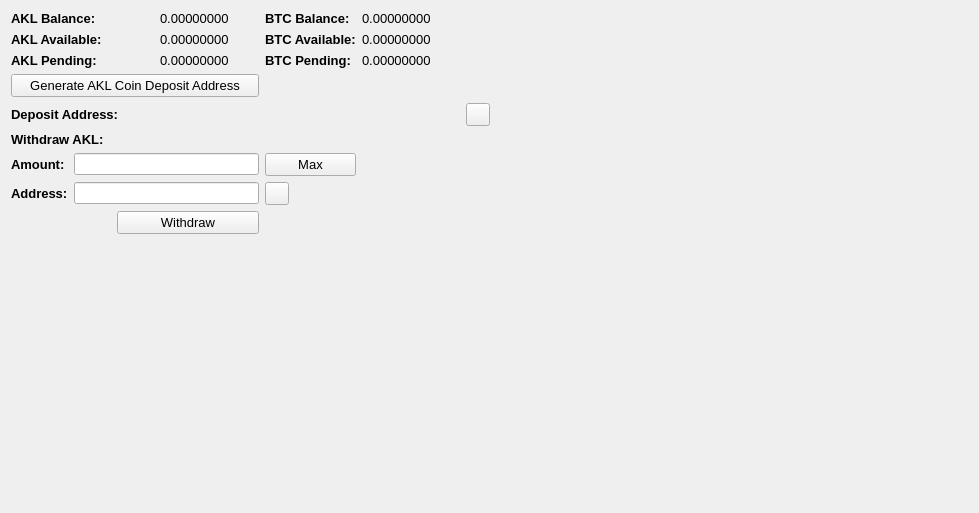
     <widget class="QWidget" name="BalanceTab">
      <attribute name="title">
       <string>Balance</string>
      </attribute>
      <layout class="QGridLayout" name="gridLayout_2">
       <item row="0" column="0" colspan="2">
        <widget class="QLabel" name="label_11">
         <property name="font">
          <font>
           <pointsize>10</pointsize>
           <weight>75</weight>
           <bold>true</bold>
          </font>
         </property>
         <property name="text">
          <string>AKL Balance:</string>
         </property>
        </widget>
       </item>
       <item row="0" column="3">
        <widget class="QLabel" name="DVYBalanceLabel">
         <property name="font">
          <font>
           <pointsize>10</pointsize>
          </font>
         </property>
         <property name="text">
          <string>0.00000000</string>
         </property>
         <property name="textInteractionFlags">
          <set>Qt::LinksAccessibleByMouse|Qt::TextSelectableByMouse</set>
         </property>
        </widget>
       </item>
       <item row="0" column="4">
        <widget class="QLabel" name="label_12">
         <property name="font">
          <font>
           <pointsize>10</pointsize>
           <weight>75</weight>
           <bold>true</bold>
          </font>
         </property>
         <property name="text">
          <string>BTC Balance:</string>
         </property>
        </widget>
       </item>
       <item row="0" column="5">
        <widget class="QLabel" name="BitcoinBalanceLabel">
         <property name="font">
          <font>
           <pointsize>10</pointsize>
          </font>
         </property>
         <property name="text">
          <string>0.00000000</string>
         </property>
         <property name="textInteractionFlags">
          <set>Qt::LinksAccessibleByMouse|Qt::TextSelectableByMouse</set>
         </property>
        </widget>
       </item>
       <item row="0" column="7" rowspan="10">
        <spacer name="horizontalSpacer_4">
         <property name="orientation">
          <enum>Qt::Horizontal</enum>
         </property>
         <property name="sizeHint" stdset="0">
          <size>
           <width>478</width>
           <height>488</height>
          </size>
         </property>
        </spacer>
       </item>
       <item row="1" column="0" colspan="2">
        <widget class="QLabel" name="label_13">
         <property name="font">
          <font>
           <pointsize>10</pointsize>
           <weight>75</weight>
           <bold>true</bold>
          </font>
         </property>
         <property name="text">
          <string>AKL Available:</string>
         </property>
        </widget>
       </item>
       <item row="1" column="3">
        <widget class="QLabel" name="DVYAvailableLabel_2">
         <property name="font">
          <font>
           <pointsize>10</pointsize>
          </font>
         </property>
         <property name="text">
          <string>0.00000000</string>
         </property>
         <property name="textInteractionFlags">
          <set>Qt::LinksAccessibleByMouse|Qt::TextSelectableByMouse</set>
         </property>
        </widget>
       </item>
       <item row="1" column="4">
        <widget class="QLabel" name="label_15">
         <property name="font">
          <font>
           <pointsize>10</pointsize>
           <weight>75</weight>
           <bold>true</bold>
          </font>
         </property>
         <property name="text">
          <string>BTC Available:</string>
         </property>
        </widget>
       </item>
       <item row="1" column="5">
        <widget class="QLabel" name="BitcoinAvailableLabel">
         <property name="font">
          <font>
           <pointsize>10</pointsize>
          </font>
         </property>
         <property name="text">
          <string>0.00000000</string>
         </property>
         <property name="textInteractionFlags">
          <set>Qt::LinksAccessibleByMouse|Qt::TextSelectableByMouse</set>
         </property>
        </widget>
       </item>
       <item row="2" column="0" colspan="2">
        <widget class="QLabel" name="label_14">
         <property name="font">
          <font>
           <pointsize>10</pointsize>
           <weight>75</weight>
           <bold>true</bold>
          </font>
         </property>
         <property name="text">
          <string>AKL Pending:</string>
         </property>
        </widget>
       </item>
       <item row="2" column="3">
        <widget class="QLabel" name="DVYPendingLabel">
         <property name="font">
          <font>
           <pointsize>10</pointsize>
          </font>
         </property>
         <property name="text">
          <string>0.00000000</string>
         </property>
         <property name="textInteractionFlags">
          <set>Qt::LinksAccessibleByMouse|Qt::TextSelectableByMouse</set>
         </property>
        </widget>
       </item>
       <item row="2" column="4">
        <widget class="QLabel" name="label_31">
         <property name="font">
          <font>
           <pointsize>10</pointsize>
           <weight>75</weight>
           <bold>true</bold>
          </font>
         </property>
         <property name="text">
          <string>BTC Pending:</string>
         </property>
        </widget>
       </item>
       <item row="2" column="5">
        <widget class="QLabel" name="BitcoinPendingLabel">
         <property name="font">
          <font>
           <pointsize>10</pointsize>
          </font>
         </property>
         <property name="text">
          <string>0.00000000</string>
         </property>
         <property name="textInteractionFlags">
          <set>Qt::LinksAccessibleByMouse|Qt::TextSelectableByMouse</set>
         </property>
        </widget>
       </item>
       <item row="3" column="0" colspan="4">
        <widget class="QPushButton" name="GenDepositBTN">
         <property name="font">
          <font>
           <pointsize>10</pointsize>
          </font>
         </property>
         <property name="text">
          <string>Generate AKL Coin Deposit Address</string>
         </property>
        </widget>
       </item>
       <item row="4" column="0" colspan="3">
        <widget class="QLabel" name="label_33">
         <property name="font">
          <font>
           <pointsize>10</pointsize>
           <weight>75</weight>
           <bold>true</bold>
          </font>
         </property>
         <property name="text">
          <string>Deposit Address:</string>
         </property>
        </widget>
       </item>
       <item row="4" column="3" colspan="3">
        <widget class="QLabel" name="DepositAddressLabel">
         <property name="minimumSize">
          <size>
           <width>300</width>
           <height>0</height>
          </size>
         </property>
         <property name="palette">
          <palette>
           <active>
            <colorrole role="WindowText">
             <brush brushstyle="SolidPattern">
              <color alpha="255">
               <red>0</red>
               <green>0</green>
               <blue>0</blue>
              </color>
             </brush>
            </colorrole>
            <colorrole role="Text">
             <brush brushstyle="SolidPattern">
              <color alpha="255">
               <red>0</red>
               <green>0</green>
               <blue>255</blue>
              </color>
             </brush>
            </colorrole>
           </active>
           <inactive>
            <colorrole role="WindowText">
             <brush brushstyle="SolidPattern">
              <color alpha="255">
               <red>0</red>
               <green>0</green>
               <blue>0</blue>
              </color>
             </brush>
            </colorrole>
            <colorrole role="Text">
             <brush brushstyle="SolidPattern">
              <color alpha="255">
               <red>0</red>
               <green>0</green>
               <blue>255</blue>
              </color>
             </brush>
            </colorrole>
           </inactive>
           <disabled>
            <colorrole role="WindowText">
             <brush brushstyle="SolidPattern">
              <color alpha="255">
               <red>120</red>
               <green>120</green>
               <blue>120</blue>
              </color>
             </brush>
            </colorrole>
            <colorrole role="Text">
             <brush brushstyle="SolidPattern">
              <color alpha="255">
               <red>120</red>
               <green>120</green>
               <blue>120</blue>
              </color>
             </brush>
            </colorrole>
           </disabled>
          </palette>
         </property>
         <property name="font">
          <font>
           <pointsize>10</pointsize>
           <weight>75</weight>
           <bold>true</bold>
          </font>
         </property>
         <property name="text">
          <string/>
         </property>
         <property name="alignment">
          <set>Qt::AlignRight|Qt::AlignTrailing|Qt::AlignVCenter</set>
         </property>
         <property name="textInteractionFlags">
          <set>Qt::LinksAccessibleByMouse|Qt::TextSelectableByKeyboard|Qt::TextSelectableByMouse</set>
         </property>
        </widget>
       </item>
       <item row="4" column="6">
        <widget class="QToolButton" name="DepositCopyButton">
         <property name="toolTip">
          <string>Copy to clipboard</string>
         </property>
         <property name="text">
          <string/>
         </property>
         <property name="icon">
          <iconset resource="../bitcoin.qrc">
           <normaloff>:/icons/editcopy</normaloff>:/icons/editcopy</iconset>
         </property>
         <property name="shortcut">
          <string>Alt+P</string>
         </property>
        </widget>
       </item>
       <item row="5" column="0" colspan="2">
        <widget class="QLabel" name="label_34">
         <property name="font">
          <font>
           <pointsize>10</pointsize>
           <weight>75</weight>
           <bold>true</bold>
          </font>
         </property>
         <property name="text">
          <string>Withdraw AKL:</string>
         </property>
        </widget>
       </item>
       <item row="6" column="0">
        <widget class="QLabel" name="label_26">
         <property name="font">
          <font>
           <pointsize>10</pointsize>
           <weight>75</weight>
           <bold>true</bold>
          </font>
         </property>
         <property name="text">
          <string>Amount:</string>
         </property>
        </widget>
       </item>
       <item row="6" column="1" colspan="3">
        <widget class="QLineEdit" name="WithdrawUnitsInput">
         <property name="font">
          <font>
           <pointsize>9</pointsize>
           <weight>75</weight>
           <bold>true</bold>
          </font>
         </property>
         <property name="text">
          <string/>
         </property>
        </widget>
       </item>
       <item row="6" column="4">
        <widget class="QPushButton" name="Withdraw_Max_Amount">
         <property name="font">
          <font>
           <pointsize>10</pointsize>
          </font>
         </property>
         <property name="text">
          <string>Max</string>
         </property>
        </widget>
       </item>
       <item row="7" column="0">
        <widget class="QLabel" name="label_10">
         <property name="font">
          <font>
           <pointsize>10</pointsize>
           <weight>75</weight>
           <bold>true</bold>
          </font>
         </property>
         <property name="text">
          <string>Address:</string>
         </property>
        </widget>
       </item>
       <item row="7" column="1" colspan="3">
        <widget class="QLineEdit" name="WithdrawAddress">
         <property name="font">
          <font>
           <pointsize>9</pointsize>
           <weight>75</weight>
           <bold>true</bold>
          </font>
         </property>
        </widget>
       </item>
       <item row="7" column="4">
        <widget class="QToolButton" name="WithdrawPasteButton">
         <property name="toolTip">
          <string>Paste from clipboard</string>
         </property>
         <property name="text">
          <string/>
         </property>
         <property name="icon">
          <iconset resource="../bitcoin.qrc">
           <normaloff>:/icons/editpaste</normaloff>:/icons/editpaste</iconset>
         </property>
         <property name="shortcut">
          <string>Alt+P</string>
         </property>
        </widget>
       </item>
       <item row="8" column="2" colspan="2">
        <widget class="QPushButton" name="WithdrawUnitsBtn">
         <property name="font">
          <font>
           <pointsize>10</pointsize>
          </font>
         </property>
         <property name="text">
          <string>Withdraw</string>
         </property>
        </widget>
       </item>
       <item row="9" column="0" colspan="6">
        <spacer name="verticalSpacer">
         <property name="orientation">
          <enum>Qt::Vertical</enum>
         </property>
         <property name="sizeHint" stdset="0">
          <size>
           <width>428</width>
           <height>262</height>
          </size>
         </property>
        </spacer>
       </item>
      </layout>
      <zorder>label_31</zorder>
      <zorder>label_15</zorder>
      <zorder>label_12</zorder>
      <zorder>label_14</zorder>
      <zorder>label_13</zorder>
      <zorder>label_11</zorder>
      <zorder>BitcoinBalanceLabel</zorder>
      <zorder>DVYBalanceLabel</zorder>
      <zorder>DVYAvailableLabel_2</zorder>
      <zorder>DVYPendingLabel</zorder>
      <zorder>BitcoinAvailableLabel</zorder>
      <zorder>BitcoinPendingLabel</zorder>
      <zorder>label_33</zorder>
      <zorder>GenDepositBTN</zorder>
      <zorder>DepositAddressLabel</zorder>
      <zorder>Withdraw_Max_Amount</zorder>
      <zorder>label_34</zorder>
      <zorder>WithdrawUnitsInput</zorder>
      <zorder>label_10</zorder>
      <zorder>label_26</zorder>
      <zorder>WithdrawAddress</zorder>
      <zorder>WithdrawUnitsBtn</zorder>
      <zorder>horizontalSpacer_4</zorder>
      <zorder>verticalSpacer</zorder>
      <zorder>WithdrawPasteButton</zorder>
      <zorder>DepositCopyButton</zorder>
     </widget>
